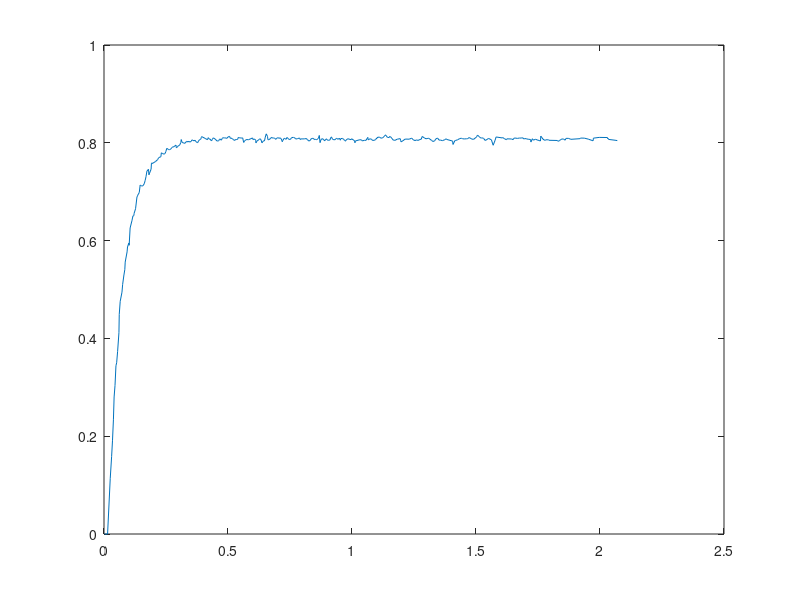

MATLAB code to generate this figure:
t = [0.00211297 0.00333804 0.00456687 0.0105815 0.0118375 0.0131057 0.0144064 0.0250954 0.0306561 0.0341853 0.0379569 0.040749 0.0443702 0.0481882 0.0510162 0.0548786 0.0602154 0.0614645 0.0653139 0.0724734 0.0751609 0.0803173 0.0839132 0.0854637 0.0930382 0.0947954 0.100184 0.101434 0.105301 0.112577 0.116594 0.120228 0.121442 0.127253 0.132851 0.136091 0.142134 0.145775 0.147442 0.150946 0.156769 0.162203 0.16601 0.169306 0.173109 0.17948 0.181063 0.189913 0.191218 0.192753 0.194201 0.207232 0.216793 0.219866 0.2212 0.22948 0.231141 0.234969 0.242113 0.245903 0.249242 0.253238 0.257135 0.26054 0.264175 0.26939 0.273264 0.275046 0.282412 0.286245 0.290219 0.291448 0.295399 0.300609 0.304372 0.309873 0.311289 0.315131 0.322406 0.326946 0.332371 0.334101 0.339783 0.34107 0.347036 0.352524 0.354266 0.3582 0.363269 0.367167 0.370591 0.377364 0.382405 0.389358 0.390767 0.392305 0.393791 0.40797 0.417191 0.420255 0.423924 0.428093 0.433043 0.436889 0.440372 0.443981 0.447946 0.450819 0.456687 0.462274 0.465961 0.468056 0.472999 0.47679 0.480633 0.486142 0.490016 0.49134 0.495224 0.500506 0.506094 0.509363 0.510995 0.516788 0.522142 0.526032 0.531775 0.533291 0.53946 0.541084 0.544973 0.552162 0.555885 0.559229 0.563152 0.567022 0.57258 0.57654 0.582274 0.599379 0.600838 0.602362 0.603926 0.61029 0.6117 0.613087 0.614527 0.626045 0.629333 0.633114 0.637042 0.643023 0.646918 0.650431 0.654137 0.659295 0.660962 0.664818 0.672192 0.67598 0.679142 0.68389 0.687845 0.692432 0.696229 0.699438 0.701165 0.705016 0.710367 0.714059 0.719184 0.720983 0.72681 0.730595 0.734444 0.737247 0.743106 0.746989 0.753029 0.754863 0.762084 0.763789 0.765391 0.772795 0.774971 0.780277 0.789034 0.790545 0.791973 0.793429 0.807738 0.816639 0.819422 0.821103 0.825264 0.832131 0.83456 0.842097 0.845774 0.849094 0.853009 0.856913 0.862274 0.864252 0.868194 0.871094 0.875031 0.880436 0.886023 0.890151 0.891379 0.897154 0.900787 0.904493 0.911857 0.913341 0.917226 0.920925 0.926745 0.932122 0.93458 0.937465 0.943435 0.949101 0.953015 0.954873 0.962213 0.96595 0.971858 0.973443 0.975264 0.982591 0.99635 0.998079 1.01041 1.01193 1.01333 1.03203 1.03918 1.04082 1.05021 1.05579 1.0638 1.0654 1.07288 1.0801 1.0814 1.09072 1.09455 1.1044 1.11204 1.11544 1.12284 1.1302 1.13499 1.14278 1.15012 1.15145 1.15746 1.16533 1.17276 1.18241 1.19446 1.19638 1.198 1.21024 1.21166 1.21309 1.21452 1.23112 1.24069 1.24656 1.25435 1.26032 1.26591 1.27396 1.27914 1.28302 1.29242 1.29816 1.30285 1.3094 1.31327 1.3205 1.32627 1.33428 1.337 1.34515 1.3508 1.35665 1.36454 1.37414 1.37803 1.38286 1.40578 1.40724 1.41542 1.41718 1.42623 1.43433 1.44127 1.44524 1.45252 1.46184 1.46534 1.47274 1.47934 1.4831 1.49038 1.50233 1.50604 1.51401 1.51892 1.52288 1.53006 1.53141 1.53748 1.55081 1.56212 1.5692 1.57715 1.58097 1.60583 1.60758 1.61416 1.62171 1.62307 1.62442 1.64419 1.64928 1.65311 1.65737 1.66691 1.67493 1.68237 1.68818 1.69278 1.69675 1.70482 1.71044 1.72015 1.72138 1.72736 1.73109 1.74045 1.74605 1.7541 1.75994 1.76125 1.77046 1.77816 1.78102 1.79005 1.7914 1.79297 1.79443 1.82807 1.83059 1.83624 1.8403 1.84595 1.85393 1.8591 1.86306 1.87234 1.87896 1.88281 1.91927 1.92094 1.9369 1.95295 1.97201 1.97348 1.99684 2.03001 2.03136 2.03294 2.03445 2.06086 2.06979];
x1 = [0 0 0 0 0 0 0 0.113223 0.158085 0.190556 0.23351 0.280269 0.303578 0.344271 0.350131 0.373521 0.41181 0.44909 0.475773 0.494497 0.51049 0.529639 0.540733 0.556054 0.57692 0.586933 0.595059 0.590418 0.625807 0.640575 0.650365 0.651041 0.655734 0.665217 0.689047 0.692816 0.698269 0.713602 0.713108 0.711585 0.712135 0.716232 0.723034 0.73066 0.742155 0.745878 0.734517 0.746059 0.75734 0.759027 0.757513 0.761482 0.765837 0.769271 0.769816 0.771634 0.779545 0.778279 0.776744 0.777862 0.78193 0.788726 0.787236 0.786084 0.785854 0.787516 0.789843 0.79102 0.79211 0.794037 0.795277 0.789971 0.791046 0.794537 0.794665 0.80053 0.806687 0.800798 0.799335 0.799185 0.802573 0.803108 0.801506 0.803322 0.801407 0.803587 0.806017 0.805079 0.804037 0.805253 0.802363 0.800076 0.80503 0.80716 0.808014 0.811175 0.812662 0.808971 0.80624 0.810535 0.807977 0.807465 0.803802 0.806915 0.810101 0.809171 0.807704 0.806271 0.803421 0.804132 0.807408 0.807921 0.805317 0.809069 0.810532 0.809685 0.81037 0.809368 0.809167 0.811975 0.813249 0.809089 0.809823 0.808546 0.806582 0.804765 0.806965 0.80655 0.807322 0.810894 0.810469 0.809672 0.80994 0.809994 0.800747 0.804025 0.806247 0.806692 0.806211 0.80996 0.806437 0.806587 0.807614 0.806823 0.804386 0.799626 0.802661 0.806971 0.808403 0.806126 0.799974 0.804155 0.803852 0.811625 0.818306 0.813091 0.806351 0.806285 0.80912 0.811396 0.809573 0.810063 0.809306 0.807019 0.809409 0.809745 0.810667 0.809142 0.810119 0.808605 0.802179 0.804881 0.809267 0.808435 0.807129 0.810856 0.808753 0.806623 0.807479 0.809786 0.811245 0.810967 0.810911 0.808621 0.807451 0.808641 0.809734 0.806962 0.806692 0.80792 0.808023 0.808756 0.806339 0.806425 0.803594 0.805022 0.808013 0.809323 0.808446 0.806134 0.807381 0.806064 0.808364 0.808966 0.815068 0.800338 0.806507 0.808595 0.806307 0.803998 0.805245 0.8082 0.805516 0.804979 0.806011 0.80992 0.812126 0.807583 0.806247 0.806407 0.807863 0.809578 0.807073 0.80942 0.805332 0.808645 0.809023 0.806819 0.80467 0.803243 0.805094 0.808312 0.806393 0.808287 0.804251 0.800026 0.803738 0.806332 0.805712 0.803879 0.805079 0.804749 0.811092 0.805951 0.808341 0.806826 0.805098 0.805038 0.806735 0.811489 0.811443 0.809582 0.809922 0.813123 0.816327 0.811129 0.810801 0.813014 0.811321 0.805997 0.804933 0.807426 0.808494 0.804435 0.801914 0.805825 0.807747 0.806707 0.807638 0.807397 0.809628 0.806371 0.804438 0.806045 0.8048 0.806829 0.807235 0.813013 0.809754 0.808247 0.808658 0.809453 0.80776 0.805143 0.802625 0.804401 0.807604 0.809811 0.805553 0.805556 0.804417 0.806326 0.808131 0.806784 0.803523 0.796605 0.804906 0.804714 0.806243 0.808685 0.809315 0.808445 0.807843 0.808293 0.80824 0.810793 0.808598 0.807589 0.807102 0.81199 0.815816 0.812166 0.809727 0.810093 0.809455 0.808472 0.804716 0.808949 0.806093 0.794982 0.805436 0.811941 0.809967 0.810711 0.808724 0.806332 0.806424 0.808151 0.807784 0.806429 0.809292 0.809864 0.808982 0.809802 0.809681 0.810369 0.807658 0.808825 0.807919 0.807311 0.806762 0.801525 0.808311 0.805395 0.807376 0.80592 0.804775 0.803691 0.813729 0.807333 0.804915 0.80614 0.806101 0.806377 0.805721 0.805162 0.804766 0.80312 0.804215 0.806143 0.80781 0.807574 0.805248 0.809055 0.809105 0.807833 0.807151 0.808439 0.809694 0.809517 0.807488 0.804091 0.809536 0.811052 0.810786 0.808027 0.808899 0.806937 0.805263 0.804501];

plot(t,x1);
